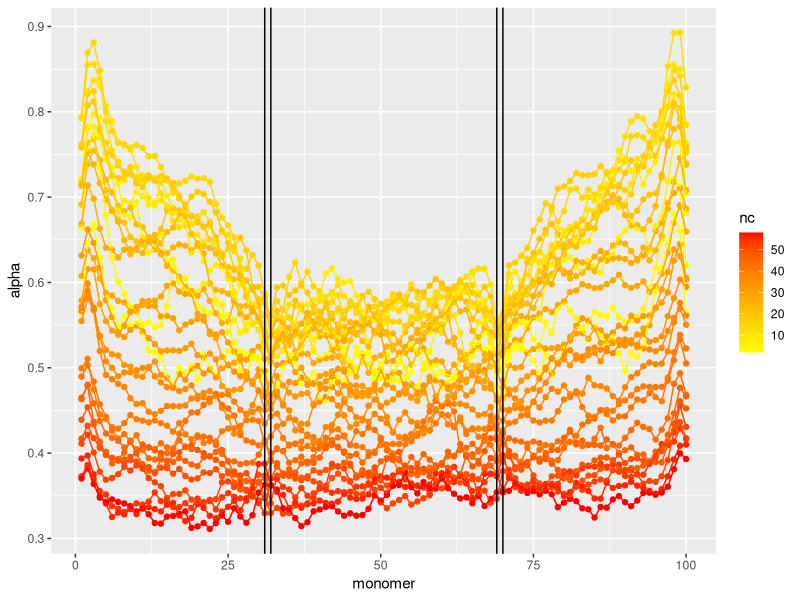
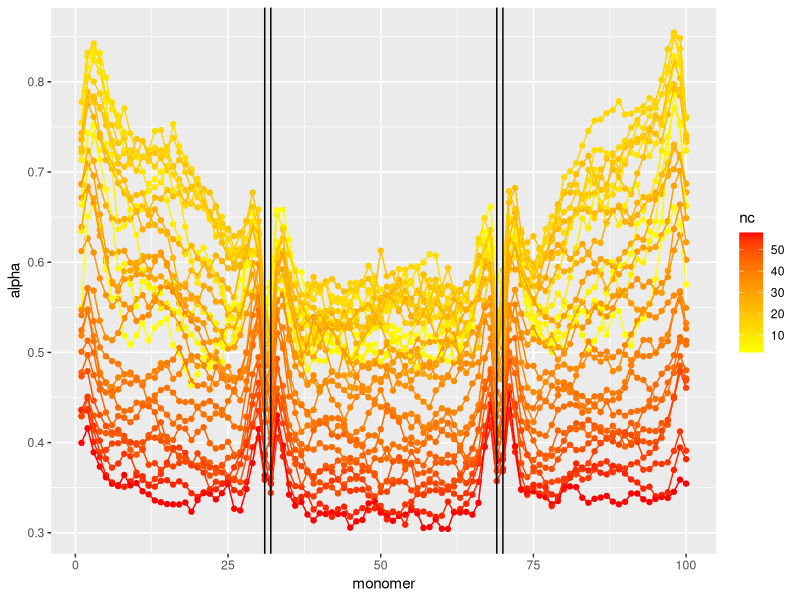
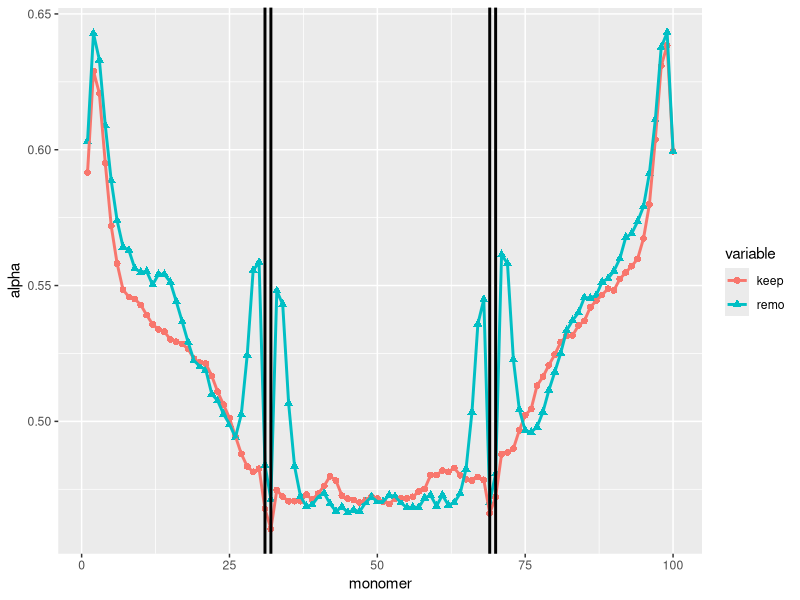
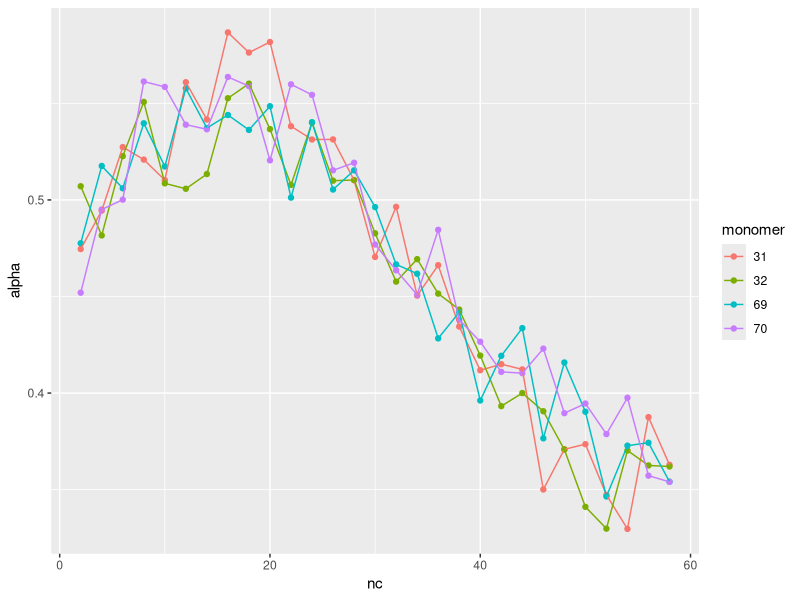
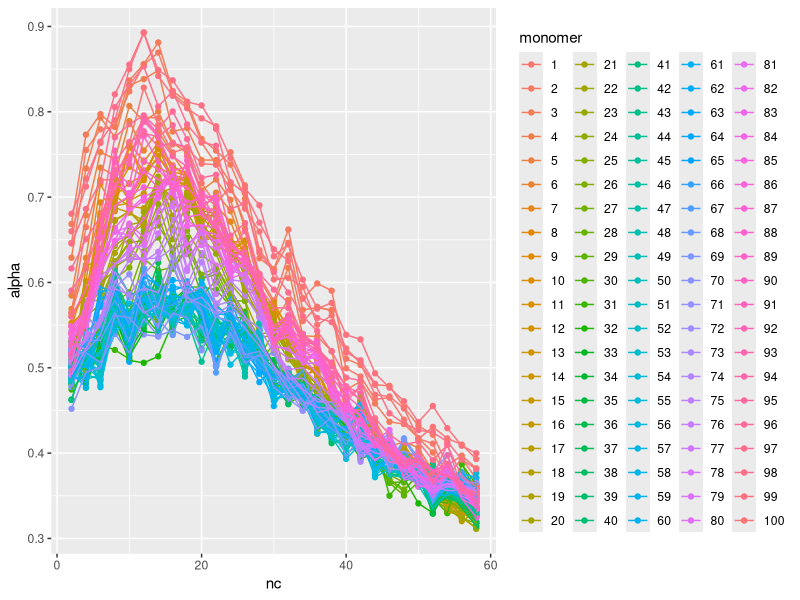
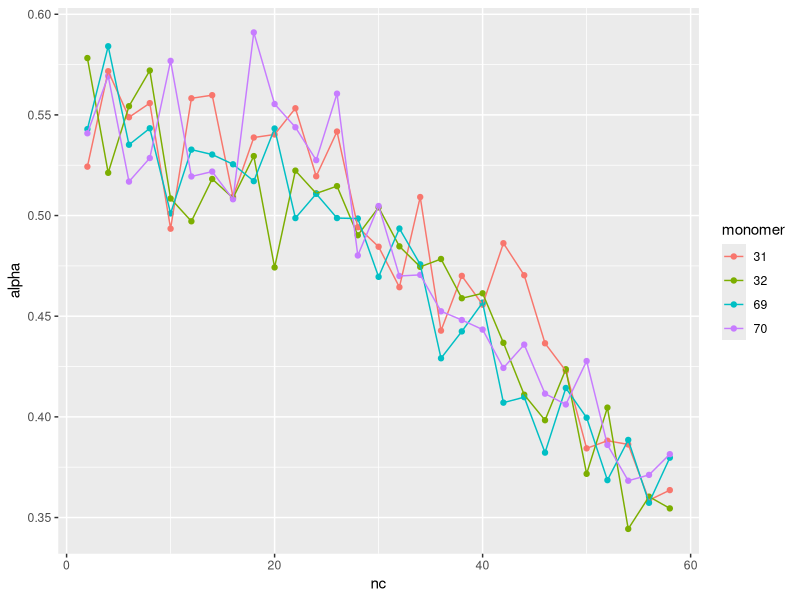
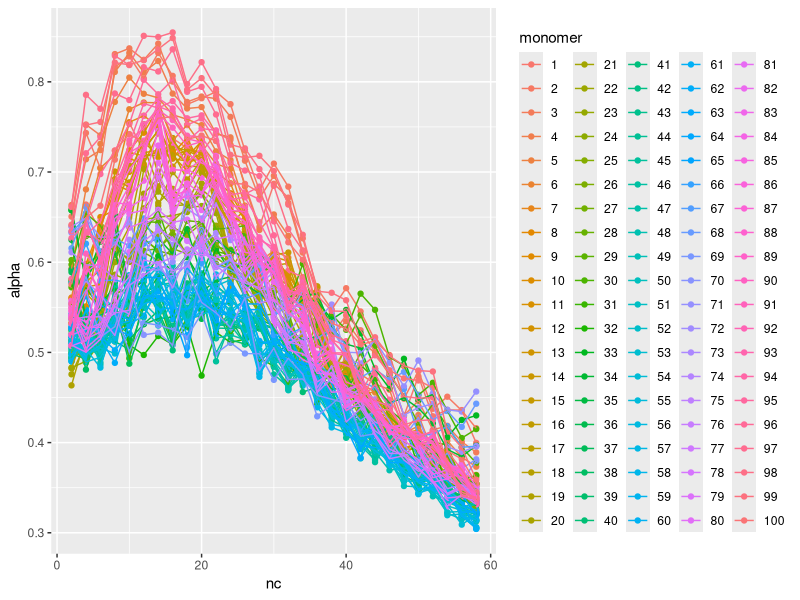
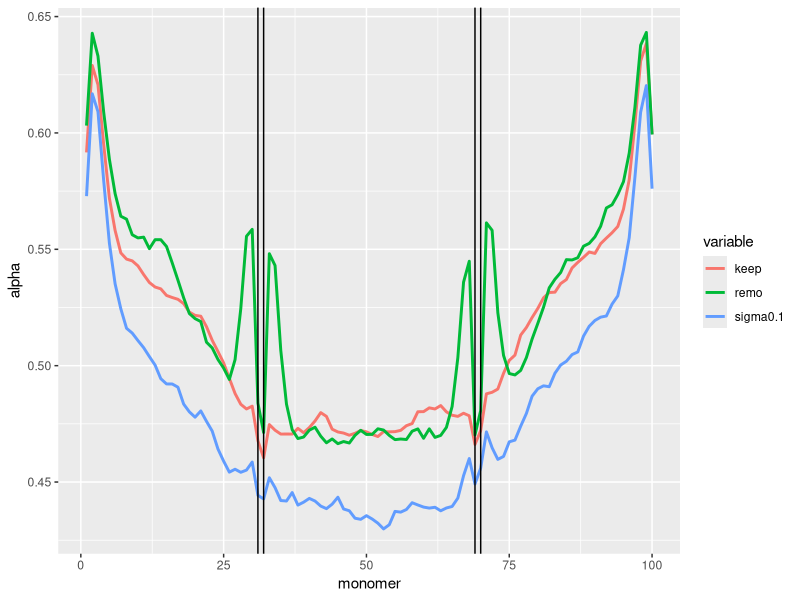

Source code (R) for these figures, in order:
## ---- chunk 1
knitr::opts_chunk$set(echo = TRUE)
## ---- chunk 2
library(ggplot2)
library(reshape2)
## ---- chunk 3
res_keep <- read.csv("../DNA_Religation/projects/AnomalousExponentAfterDSBs/results/2018_06_22_17_39_trackAlphaAfterDSB_vsNc.csv")
res_remo <- read.csv("../DNA_Religation/projects/AnomalousExponentAfterDSBs/results/2018_06_28_12_42_trackAlphaAfterDSB_vsNc.csv")
## ---- chunk 4
get_alpha <- function(res){
alphas <- res[, grepl("alpha.", names(res))]
alphas$nc <- res$Nc
alphas$alpha_monomers <- NULL
return(alphas)
}

get_ends.alpha <- function(res){
alphas <- res[, c("alpha.30","alpha.31","alpha.68","alpha.69")]
alphas$nc <- res$Nc
return(alphas)
}

alphas.k <- get_alpha(res_keep)
alphas.r <- get_alpha(res_remo)
## ---- chunk 5
alphas.k.melted <- melt(alphas.k, id.vars = "nc", variable.name = "monomer", value.name = "alpha")
alphas.r.melted <- melt(alphas.r, id.vars = "nc", variable.name = "monomer", value.name = "alpha")

alphas.k.melted$monomer <- c(sapply(seq(100),FUN = function(x){rep(x,29)}))
alphas.r.melted$monomer <- c(sapply(seq(100),FUN = function(x){rep(x,29)}))

alphas.avg <- data.frame(monomer = seq(100),
                         keep = sapply(alphas.k[,!names(alphas.k) %in% ("nc")], mean),
                         remo = sapply(alphas.r[,!names(alphas.r) %in% ("nc")], mean))

alphas.avg.melted <- melt(alphas.avg, id.vars = c("monomer"), value.name = "alpha")

a1 = 31
a2 = 32
b1 = 69 
b2 = 70
## ---- chunk 6
ggplot(data = alphas.k.melted, aes(x = monomer, y = alpha, color = nc)) + 
  geom_point() + geom_line(aes(group = nc)) +
  geom_vline(xintercept = c(a1,a2,b1,b2)) +
  scale_color_gradient(low = "yellow", high = "red")
## ---- chunk 7
ggplot(data = alphas.r.melted, aes(x = monomer, y = alpha, color = nc)) + 
  geom_point() + geom_line(aes(group = nc)) +
  geom_vline(xintercept = c(a1,a2,b1,b2)) +
  scale_color_gradient(low = "yellow", high = "red")
## ---- chunk 8
ggplot(data = alphas.avg.melted, aes(x= monomer, y = alpha, color = variable, shape = variable)) + 
  geom_point(size = 2) + geom_line(aes(group = variable), size = 1) +
  geom_vline(xintercept = c(a1,a2,b1,b2), linetype = 1, size = 1)
## ---- chunk 9
alphas.k.melted$monomer <- as.factor(alphas.k.melted$monomer)
ggplot(data = alphas.k.melted[alphas.k.melted$monomer %in% c(a1,a2,b1,b2),], aes(x = nc, y = alpha, color = monomer)) + geom_point() + geom_line(aes(group = monomer))
## ---- chunk 10
ggplot(data = alphas.k.melted, aes(x = nc, y = alpha, color = monomer)) + 
  geom_point() + geom_line(aes(group = monomer))
## ---- chunk 11
alphas.r.melted$monomer <- as.factor(alphas.r.melted$monomer)
ggplot(data = alphas.r.melted[alphas.r.melted$monomer %in% c(a1,a2,b1,b2),], aes(x = nc, y = alpha, color = monomer)) + geom_point() + geom_line(aes(group = monomer))
## ---- chunk 12
ggplot(data = alphas.r.melted, aes(x = nc, y = alpha, color = monomer)) + 
  geom_point() + geom_line(aes(group = monomer))
## ---- chunk 13
res_keep01 <- read.csv("../DNA_Religation/projects/AnomalousExponentAfterDSBs/results/2018_06_23_03_49_trackAlphaAfterDSB_vsNc.csv")
res_remo01 <- read.csv("../DNA_Religation/projects/AnomalousExponentAfterDSBs/results/2018_06_24_15_18_trackAlphaAfterDSB_vsNc.csv")

alphas.k.ve01 <- get_alpha(res_keep01)
alphas.r.ve01 <- get_alpha(res_remo01)

alphas.k.melted.ve01 <- melt(alphas.k.ve01, id.vars = "nc", variable.name = "monomer", value.name = "alpha")
alphas.r.melted.ve01 <- melt(alphas.r.ve01, id.vars = "nc", variable.name = "monomer", value.name = "alpha")

alphas.k.melted.ve01$monomer <- c(sapply(seq(100),FUN = function(x){rep(x,29)}))
alphas.r.melted.ve01$monomer <- c(sapply(seq(100),FUN = function(x){rep(x,29)}))

alphas.avg.ve01 <- data.frame(monomer = seq(100),
                         keep = sapply(alphas.k.ve01[,!names(alphas.k) %in% ("nc")], mean),
                         remo = sapply(alphas.r.ve01[,!names(alphas.r) %in% ("nc")], mean))

alphas.avg.melted.ve01 <- melt(alphas.avg.ve01, id.vars = c("monomer"), value.name = "alpha")
## ---- chunk 14
alphas.avg.all <- data.frame(monomer = seq(100),
                             keep = alphas.avg$keep,
                             remo = alphas.avg$remo,
                             sigma0.1 = alphas.avg.ve01$keep)

alphas.avg.all.melted <- melt(alphas.avg.all, id.vars = c("monomer"), value.name = "alpha")

ggplot(data = alphas.avg.all.melted, aes(x= monomer, y = alpha, color = variable)) + 
  geom_line(size = 1) +
  geom_vline(xintercept = c(a1,a2,b1,b2))
## ---- chunk 15
ends.k <- melt(get_ends.alpha(res_keep), id.vars = "nc", value.name = "alpha", variable.name = "monomer")
ends.r <- melt(get_ends.alpha(res_remo), id.vars = "nc", value.name = "alpha", variable.name = "monomer")
ends.ve <- melt(get_ends.alpha(res_keep01), id.vars = "nc", value.name = "alpha", variable.name = "monomer")
ends.k$scenario <- "Keeping CLs"
ends.r$scenario <- "Removing CLs"
ends.ve$scenario <- "VE 0.1 (keeping CLs)"
ends.k$monomer <- ends.r$monomer <- ends.ve$monomer <- as.factor(c(sapply(c(a1,a2,b1,b2),FUN = function(x){rep(x,29)})))
ends <- rbind(ends.k, ends.r, ends.ve)

p <- ggplot(data = ends, mapping = aes(x = nc, y = alpha, color = monomer)) + 
  facet_grid(.~scenario, scale="free") + 
  geom_line(data = ends.k, stat = "identity", size = 1) + 
  geom_line(data = ends.r, stat = "identity", size = 1) + 
  geom_line(data = ends.ve, stat = "identity", size = 1)
p


